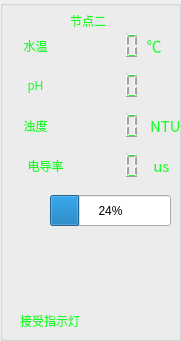
  <widget class="QGroupBox" name="groupBox_3">
   <property name="geometry">
    <rect>
     <x>420</x>
     <y>150</y>
     <width>181</width>
     <height>341</height>
    </rect>
   </property>
   <property name="title">
    <string/>
   </property>
   <widget class="QProgressBar" name="batteryBar1_2">
    <property name="geometry">
     <rect>
      <x>50</x>
      <y>195</y>
      <width>121</width>
      <height>31</height>
     </rect>
    </property>
    <property name="value">
     <number>24</number>
    </property>
    <property name="alignment">
     <set>Qt::AlignRight|Qt::AlignTrailing|Qt::AlignVCenter</set>
    </property>
    <property name="textVisible">
     <bool>true</bool>
    </property>
   </widget>
   <widget class="QLabel" name="label_5">
    <property name="geometry">
     <rect>
      <x>20</x>
      <y>310</y>
      <width>81</width>
      <height>21</height>
     </rect>
    </property>
    <property name="styleSheet">
     <string notr="true">QLabel
{
color: rgb(26, 250, 41)
}</string>
    </property>
    <property name="text">
     <string>接受指示灯</string>
    </property>
   </widget>
   <widget class="QLabel" name="LED_2">
    <property name="geometry">
     <rect>
      <x>120</x>
      <y>310</y>
      <width>31</width>
      <height>31</height>
     </rect>
    </property>
    <property name="text">
     <string/>
    </property>
   </widget>
   <widget class="QLCDNumber" name="lcdNumber_21">
    <property name="geometry">
     <rect>
      <x>70</x>
      <y>30</y>
      <width>71</width>
      <height>31</height>
     </rect>
    </property>
    <property name="font">
     <font>
      <family>Agency FB</family>
      <pointsize>12</pointsize>
     </font>
    </property>
    <property name="styleSheet">
     <string notr="true">QLCDNumber { 
background: transparent;
color: rgb(26, 250, 41)
 }</string>
    </property>
    <property name="frameShape">
     <enum>QFrame::Box</enum>
    </property>
    <property name="frameShadow">
     <enum>QFrame::Sunken</enum>
    </property>
   </widget>
   <widget class="QLCDNumber" name="lcdNumber_22">
    <property name="geometry">
     <rect>
      <x>70</x>
      <y>70</y>
      <width>71</width>
      <height>31</height>
     </rect>
    </property>
    <property name="font">
     <font>
      <family>Arial Black</family>
      <weight>75</weight>
      <bold>true</bold>
     </font>
    </property>
    <property name="styleSheet">
     <string notr="true">QLCDNumber { 
background: transparent;
color: rgb(26, 250, 41)
 }</string>
    </property>
    <property name="frameShape">
     <enum>QFrame::Box</enum>
    </property>
    <property name="frameShadow">
     <enum>QFrame::Sunken</enum>
    </property>
    <property name="smallDecimalPoint">
     <bool>false</bool>
    </property>
   </widget>
   <widget class="QLCDNumber" name="lcdNumber_23">
    <property name="geometry">
     <rect>
      <x>70</x>
      <y>110</y>
      <width>71</width>
      <height>31</height>
     </rect>
    </property>
    <property name="styleSheet">
     <string notr="true">QLCDNumber { 
background: transparent;
color: rgb(26, 250, 41)
 }</string>
    </property>
    <property name="frameShape">
     <enum>QFrame::Box</enum>
    </property>
    <property name="frameShadow">
     <enum>QFrame::Sunken</enum>
    </property>
   </widget>
   <widget class="QLabel" name="label_11">
    <property name="geometry">
     <rect>
      <x>70</x>
      <y>10</y>
      <width>51</width>
      <height>21</height>
     </rect>
    </property>
    <property name="styleSheet">
     <string notr="true">QLabel
{
	color: rgb(26, 250, 41)
}</string>
    </property>
    <property name="text">
     <string>节点二</string>
    </property>
   </widget>
   <widget class="QPushButton" name="pushButton_10">
    <property name="geometry">
     <rect>
      <x>0</x>
      <y>110</y>
      <width>71</width>
      <height>31</height>
     </rect>
    </property>
    <property name="styleSheet">
     <string notr="true">QPushButton
{
	background: transparent; 
	border: none; 
color: rgb(26, 250, 41)

}</string>
    </property>
    <property name="text">
     <string>浊度</string>
    </property>
    <property name="icon">
     <iconset resource="icon.qrc">
      <normaloff>:/2/zd2.png</normaloff>:/2/zd2.png</iconset>
    </property>
    <property name="iconSize">
     <size>
      <width>30</width>
      <height>30</height>
     </size>
    </property>
   </widget>
   <widget class="QPushButton" name="pushButton_11">
    <property name="geometry">
     <rect>
      <x>0</x>
      <y>190</y>
      <width>51</width>
      <height>41</height>
     </rect>
    </property>
    <property name="styleSheet">
     <string notr="true">QPushButton
{
	background: transparent; 
	border: none; 
	color: rgb(211, 215, 207)

}</string>
    </property>
    <property name="text">
     <string/>
    </property>
    <property name="icon">
     <iconset resource="icon.qrc">
      <normaloff>:/2/dl2.png</normaloff>:/2/dl2.png</iconset>
    </property>
    <property name="iconSize">
     <size>
      <width>30</width>
      <height>30</height>
     </size>
    </property>
   </widget>
   <widget class="QPushButton" name="pushButton_12">
    <property name="geometry">
     <rect>
      <x>0</x>
      <y>150</y>
      <width>91</width>
      <height>31</height>
     </rect>
    </property>
    <property name="styleSheet">
     <string notr="true">QPushButton
{
	background: transparent; 
	border: none; 
color: rgb(26, 250, 41)

}</string>
    </property>
    <property name="text">
     <string>电导率</string>
    </property>
    <property name="icon">
     <iconset resource="icon.qrc">
      <normaloff>:/2/ddl2.png</normaloff>:/2/ddl2.png</iconset>
    </property>
    <property name="iconSize">
     <size>
      <width>30</width>
      <height>30</height>
     </size>
    </property>
   </widget>
   <widget class="QPushButton" name="pushButton_2">
    <property name="geometry">
     <rect>
      <x>0</x>
      <y>30</y>
      <width>71</width>
      <height>31</height>
     </rect>
    </property>
    <property name="styleSheet">
     <string notr="true">QPushButton
{
	background: transparent; 
	border: none; 
color: rgb(26, 250, 41)

}</string>
    </property>
    <property name="text">
     <string>水温</string>
    </property>
    <property name="icon">
     <iconset resource="icon.qrc">
      <normaloff>:/2/sw2.png</normaloff>:/2/sw2.png</iconset>
    </property>
    <property name="iconSize">
     <size>
      <width>30</width>
      <height>30</height>
     </size>
    </property>
   </widget>
   <widget class="QPushButton" name="pushButton_5">
    <property name="geometry">
     <rect>
      <x>0</x>
      <y>70</y>
      <width>71</width>
      <height>31</height>
     </rect>
    </property>
    <property name="styleSheet">
     <string notr="true">QPushButton
{
	background: transparent; 
	border: none; 
color: rgb(26, 250, 41)

}</string>
    </property>
    <property name="text">
     <string>pH</string>
    </property>
    <property name="icon">
     <iconset resource="icon.qrc">
      <normaloff>:/2/pH2.png</normaloff>:/2/pH2.png</iconset>
    </property>
    <property name="iconSize">
     <size>
      <width>30</width>
      <height>30</height>
     </size>
    </property>
   </widget>
   <widget class="QLabel" name="label_42">
    <property name="geometry">
     <rect>
      <x>140</x>
      <y>35</y>
      <width>21</width>
      <height>21</height>
     </rect>
    </property>
    <property name="font">
     <font>
      <family>Noto Sans CJK SC</family>
      <pointsize>11</pointsize>
     </font>
    </property>
    <property name="styleSheet">
     <string notr="true">QLabel
{
	color: rgb(26, 250, 41)
}</string>
    </property>
    <property name="text">
     <string>  ℃</string>
    </property>
   </widget>
   <widget class="QLCDNumber" name="lcdNumber_24">
    <property name="geometry">
     <rect>
      <x>70</x>
      <y>150</y>
      <width>71</width>
      <height>31</height>
     </rect>
    </property>
    <property name="styleSheet">
     <string notr="true">QLCDNumber { 
background: transparent;
color: rgb(26, 250, 41)
 }</string>
    </property>
    <property name="frameShape">
     <enum>QFrame::Box</enum>
    </property>
    <property name="frameShadow">
     <enum>QFrame::Sunken</enum>
    </property>
   </widget>
   <widget class="QLabel" name="label_44">
    <property name="geometry">
     <rect>
      <x>150</x>
      <y>115</y>
      <width>41</width>
      <height>21</height>
     </rect>
    </property>
    <property name="font">
     <font>
      <family>Noto Sans CJK SC</family>
      <pointsize>11</pointsize>
     </font>
    </property>
    <property name="styleSheet">
     <string notr="true">QLabel
{
	color: rgb(26, 250, 41)
}</string>
    </property>
    <property name="text">
     <string>NTU</string>
    </property>
   </widget>
   <widget class="QLabel" name="label_45">
    <property name="geometry">
     <rect>
      <x>150</x>
      <y>155</y>
      <width>21</width>
      <height>21</height>
     </rect>
    </property>
    <property name="font">
     <font>
      <family>Noto Sans CJK SC</family>
      <pointsize>11</pointsize>
     </font>
    </property>
    <property name="styleSheet">
     <string notr="true">QLabel
{
	color: rgb(26, 250, 41)
}</string>
    </property>
    <property name="text">
     <string> us</string>
    </property>
   </widget>
   <widget class="QLabel" name="ddlab2">
    <property name="geometry">
     <rect>
      <x>80</x>
      <y>280</y>
      <width>101</width>
      <height>31</height>
     </rect>
    </property>
    <property name="font">
     <font>
      <pointsize>12</pointsize>
     </font>
    </property>
    <property name="styleSheet">
     <string notr="true">QLabel
{
	color: rgb(26, 250, 41)
}</string>
    </property>
    <property name="text">
     <string/>
    </property>
   </widget>
   <widget class="QLabel" name="tplab2">
    <property name="geometry">
     <rect>
      <x>0</x>
      <y>240</y>
      <width>81</width>
      <height>31</height>
     </rect>
    </property>
    <property name="font">
     <font>
      <pointsize>12</pointsize>
     </font>
    </property>
    <property name="styleSheet">
     <string notr="true">QLabel
{
	color: rgb(26, 250, 41)
}</string>
    </property>
    <property name="text">
     <string/>
    </property>
   </widget>
   <widget class="QLabel" name="zdlab2">
    <property name="geometry">
     <rect>
      <x>0</x>
      <y>280</y>
      <width>81</width>
      <height>31</height>
     </rect>
    </property>
    <property name="font">
     <font>
      <pointsize>12</pointsize>
     </font>
    </property>
    <property name="styleSheet">
     <string notr="true">QLabel
{
	color: rgb(26, 250, 41)
}</string>
    </property>
    <property name="text">
     <string/>
    </property>
   </widget>
   <widget class="QLabel" name="phlab2">
    <property name="geometry">
     <rect>
      <x>80</x>
      <y>240</y>
      <width>81</width>
      <height>31</height>
     </rect>
    </property>
    <property name="font">
     <font>
      <pointsize>12</pointsize>
     </font>
    </property>
    <property name="styleSheet">
     <string notr="true">QLabel
{
	color: rgb(26, 250, 41)
}</string>
    </property>
    <property name="text">
     <string/>
    </property>
   </widget>
  </widget>
